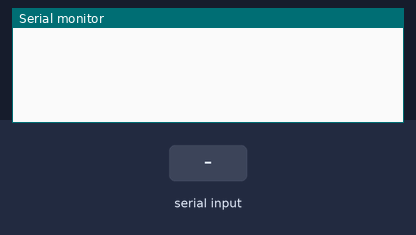
A sketch run on a simulated Arduino Leonardo, built with avr-gcc and run on an emulated ATmega32U4. On the bench: the last lines printed to the serial monitor. The test bench sets the inputs (shaded band). EEPROM starts erased; USB keyboard and mouse output is not drawn.

Above: at 2.2 s.
2.3 s: "editPW" received over Serial
At 4.4 s:
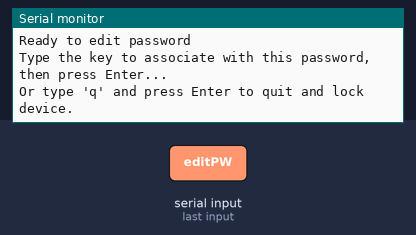
4.7 s: "yes" received over Serial
7.2 s: "RESET" received over Serial
9.6 s: "?" received over Serial
12.0 s: "#" received over Serial
At 14.1 s:
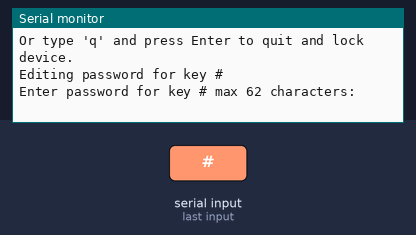
14.5 s: "q" received over Serial
At 16.2 s:
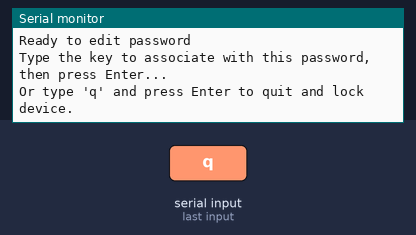

Measured:
- after the input at 2.3 s, the serial monitor: prints a new line after 1.0 s (image 1)
- after the input at 12.0 s, the serial monitor: prints a new line after 1.0 s (image 2)
- after the input at 14.5 s, the serial monitor: prints a new line after 1.0 s (image 3)

The sketch:

KeyPad_1_01.ino
```cpp
/******************************************************************
*
*  Send password associated with each key to USB keyboard
*  Unit powers up in mode 0, locked, sends key character to USB keyboard
*  Enter #PIN# to unlock and enter mode 1, unlocked
*  Use a serial terminal such as putty to enter mode 2 (editPW)
*  Enter mode 3 (RESET) - erase all passwords, set new PIN, lock device
*
******************************************************************/

#include "Keyboard.h"
#include <EEPROM.h>
#include <Keypad.h>

String rev = "1.01";
String releaseDate = "09 November 2023";
String author = "Jim McKeown";
int eeStrOffset = 63; // size of passwords in bytes, including null terminator
int pwLength = EEPROM.length() / eeStrOffset; // maximum number of passwords
int maxPin = EEPROM.length() % eeStrOffset; // maximum PIN length, including null terminator
String eePin = "";
String pin = "";

uint8_t mode = 0; // mode 0: locked (default on power-up)
                  // mode 1: send stored text string (after unlock code entered)
                  // mode 2: edit passwords ('editPW' from USB serial port)
                  // mode 3: erase all passwords and set new PIN ('RESET' from USB serial port)

int8_t id = 0; // password index

// Keypad setup
const byte ROWS = 4;
const byte COLS = 4;

char hexaKeys[ROWS][COLS] = {
  {'1', '2', '3', 'A'},
  {'4', '5', '6', 'B'},
  {'7', '8', '9', 'C'},
  {'*', '0', '#', 'D'}
};

byte rowPins[ROWS] = {3, 4, 5, 6};
byte colPins[COLS] = {7, 8, 9, 2};

Keypad customKeypad = Keypad(makeKeymap(hexaKeys), rowPins, colPins, ROWS, COLS);

void setup()
{
  Keyboard.begin(); // setup usb keyboard
  Serial.begin(57600); // setup usb serial port
  eePin = eeReadString(eeStrOffset * pwLength); // read PIN from eeprom
  customKeypad.setDebounceTime(100); // change debounce from default 50 ms
  delay(1000); // wait for serial port to start
}

void loop()
{
  if(mode == 0 || mode == 1) // normal button to password mode
  {
    char customKey = customKeypad.getKey();
    if (customKey)
    {
      if(mode == 0)
      {
        // just send keypad character to keyboard if device is locked
        Keyboard.print(customKey); // send keypad value to keyboard
        if(customKey == '#')
        {
          // check what has accumulated in pin variable.
          // if it matches the eePin read from eeprom, unlock the device.
          if(pin.equals(eePin))
          {
            mode = 1; // unlock device
          }
          else
          {
            pin = ""; // clear accumulated key strokes
          }
        }
        // for any key other than '#', accumulate the character in pin variable.
        else
        {
          pin = pin + customKey;
        }
      }
      else
      {
        // mode = 1, unlocked so send password for this key to USB keyboard
        int8_t keyNum = getKeyIndex(customKey);
        Keyboard.print(eeReadString(keyNum * eeStrOffset)); // send password to keyboard
      }
    }
  }

  if(mode == 2) // edit passwords
  {
    Serial.println("Ready to edit password");
    Serial.println("Type the key to associate with this password, then press Enter...");
    Serial.println("Or type \'q\' and press Enter to quit and lock device.");
    char strId = readStr()[0]; // get the key character
    if(strId == 'q')
    {
      Serial.println("Locking device...");
      mode = 0;
    }
    else
    {
      id = getKeyIndex((char) strId); // convert the character to eeprom index
      if (id >= 0 && id < pwLength) // check eeprom index for valid range
      {
        Serial.print("Editing password for key ");
        Serial.println(strId);
        Serial.print("Enter password for key ");
        Serial.print(strId);
        Serial.print(" max ");
        Serial.print(eeStrOffset - 1);
        Serial.println(" characters:");
        String pw = readStr();
        Serial.print("Password = "); Serial.println(pw);
        int eeAddress = id * eeStrOffset;
        eeWriteString(eeAddress, pw);
      }
      else
      {
        Serial.print(strId);
        Serial.println(" is not a valid key for this device.");
        Serial.println("Valid keys are: 0,1,2,3,4,5,6,7,8,9,A,B,C,D,*,#");
      }

    }
  }

  if(mode == 3) // erase passwords and set new PIN
  {
    Serial.println("WARNING! YOU ARE ABOUT TO ERASE ALL DATA ON THIS DEVICE!");
    Serial.println("Are you sure you want to continue?");
    String strCmd = readStr();
    if(strCmd.equalsIgnoreCase("yes"))
    {
      // erase eeprom
      Serial.println("Erasing all data...");
      for(int i = 0;i < EEPROM.length();i++)
      {
        EEPROM.write(i, 0);
      }

      // write place holder passwords in each eeprom slot
      for(int i = 0;i < ROWS;i++)
      {
        for(int j = 0;j < COLS;j++)
        {
          String clearPw = "Password ";
          clearPw.concat(hexaKeys[i][j]);
          eeWriteString((i * COLS * eeStrOffset) + (j * eeStrOffset), clearPw);
          Serial.print("Key "); Serial.print(hexaKeys[i][j]); Serial.println(" set to: " + clearPw);
        }
      }
      Serial.println("Data erased");

      // prompt for new PIN
      Serial.print("PIN must be "); Serial.print(maxPin - 1); Serial.print(" characters or less.");
      Serial.print("Use only the characters on the device keypad (case sensitive).");
      Serial.println("Do NOT use \'#\'");
      Serial.println("Enter new PIN:");
      String pin = readStr();

      // write PIN to remaining space after last password slot in eeprom
      int eeAddress = eeStrOffset * pwLength;
      eeWriteString(eeAddress, pin);

      // read back PIN from eeprom
      eePin = eeReadString(eeStrOffset * pwLength);
      Serial.println("PIN set to: " + eePin);
    }
    // set mode to zero (locked)
    mode = 0;
    Serial.println("Device is locked.");
  }

  // check serial port for text commands
  if(Serial.available() != 0) // do not block is nothing in buffer
  {
    String strCmd = readStr();
    if(strCmd.equals("editPW"))
    {
      mode = 2;
    }
    if(strCmd.equals("RESET"))
    {
      mode = 3;
    }
    if(strCmd.equals("?"))
    {
      about();
    }
  }
}

/***************************************************************
 * Send information on firmware, fingerprint sensor, eeprom
 * to serial port.
 *
 **************************************************************/
void about()
{
  Serial.println("Password Keypad");
  Serial.print("Version "); Serial.println(rev);
  Serial.print("Release date: "); Serial.println(releaseDate);
  Serial.print("Author: "); Serial.println(author);
  Serial.print("Maximum password length = "); Serial.println(eeStrOffset - 1);
  Serial.print("Maximum number of passwords = "); Serial.println(pwLength);
  Serial.print("Maximim PIN length: "); Serial.println(maxPin - 1);
  Serial.println("Enter 'editPW' to edit passwords.");
  Serial.println("Enter 'RESET' erase all passwords and reset PIN.");
  Serial.println("Enter '? to see this information with no mode change.");
}

// wait for serial port to be available
// strip off whitespace including cr, lf
String readStr(void)
{
  while (! Serial.available());
  String strRead = Serial.readString();
  // strip off whitespace including cr, lf
  strRead.trim();
  return strRead;
}

void eeWriteString(int eeAddr, String strWrite)
{
  int strLen = strWrite.length() + 1;
  char charArray[strLen];
  strWrite.toCharArray(charArray, strLen);
  for(int i = 0;i < strLen;i++)
  {
    EEPROM.write(eeAddr + i, charArray[i]);
  }
}

String eeReadString(int eeAddr)
{
  char charArray[eeStrOffset];
  for(int i = 0;i < eeStrOffset;i++)
  {
    charArray[i] = EEPROM.read(eeAddr + i);
    if(charArray[i] == 0)
    {
      break;
    }
  }
  return String(charArray);
}

int8_t getKeyIndex(char key)
{
  int8_t index = -1;
  for(int i = 0;i < ROWS;i++)
  {
    for(int j = 0;j < COLS;j++)
    {
      if(hexaKeys[i][j] == key)
      {
        index = (i * ROWS) + j;
      }
    }
  }
  return index;
}
```
